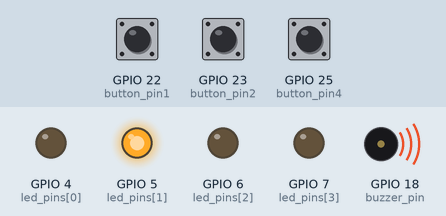
Simulated run of this program. Board: Raspberry Pi (BCM pin numbers). On the bench: output pins drawn as LEDs (lit = HIGH), buzzer (waves = sounding). The test bench sets the inputs (shaded band); at power-on: GPIO 22 (button_pin1) HIGH, GPIO 23 (button_pin2) LOW, GPIO 25 (button_pin4) LOW. Random numbers come from a fixed seed; what the program prints to the terminal is not drawn. At 3.1 s the program stops and its outputs stay as they are.

Above: at 0.15 s.
At 0.65 s:
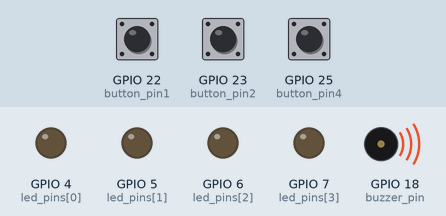
At 2.45 s:
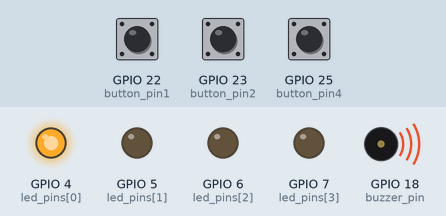
At 3.2 s:
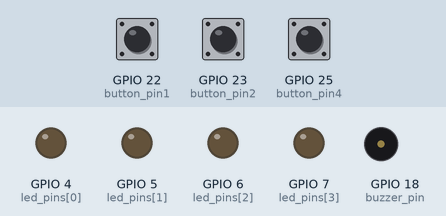
Timing chart, 0 to 4.6 s (numbered marks = the images above):
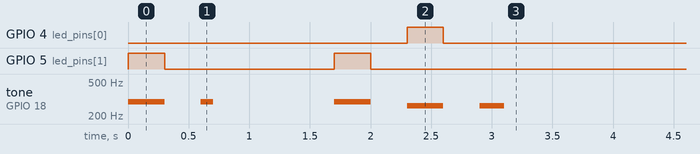

The program:

LKJmission020104.py
```python
import RPi.GPIO as GPIO
import time
import random

# GPIO 핀 설정
button_pin1 = 22
button_pin2 = 23
button_pin3 = 24
button_pin4 = 25
led_pins = [4, 5, 6, 7]
buzzer_pin = 18

# 초기화
GPIO.setwarnings(False)
GPIO.setmode(GPIO.BCM)

# LED 핀을 출력으로 설정
for pin in led_pins:
    GPIO.setup(pin, GPIO.OUT)

# 버튼 핀을 입력으로 설정
GPIO.setup(button_pin1, GPIO.IN)
GPIO.setup(button_pin2, GPIO.IN)
GPIO.setup(button_pin3, GPIO.IN)
GPIO.setup(button_pin4, GPIO.IN)

# 부저 핀을 출력으로 설정
GPIO.setup(buzzer_pin, GPIO.OUT)

# 부저의 PWM을 설정
buzzer = GPIO.PWM(buzzer_pin, 100)

# 시간과 컬러를 입력받아 소리를 재생한다.(빨간색은 262Hz, 초록색은 294Hz, 파란색은 330Hz)
def play_tone(duration, color=0):
    if color == 4:
        buzzer.ChangeFrequency(262)
    elif color == 5:
        buzzer.ChangeFrequency(294)
    elif color == 6:
        buzzer.ChangeFrequency(330)
    buzzer.start(10)
    time.sleep(duration)
    buzzer.stop()

#순서대로 LED를 켜고 소리를 낸다.
def play_sequence(sequence):
    for color in sequence:
        GPIO.output(color, GPIO.HIGH)
        play_tone(0.3, color)
        GPIO.output(color, GPIO.LOW)
        time.sleep(0.3)

def get_user_input():
    while True:
        if GPIO.input(button_pin1) == GPIO.LOW:
            return 4
        elif GPIO.input(button_pin2) == GPIO.LOW:
            return 5
        elif GPIO.input(button_pin3) == GPIO.LOW:
            return 6

def main():
    try:
        sequence = []
        while True:
            sequence.append(random.choice(led_pins)) # 랜덤으로 LED를 하나 추가한다.
            play_sequence(sequence) # 추가된 시퀀스를 재생한다.

            user_input = []
            for _ in range(len(sequence)): # 시퀀스의 길이만큼 사용자 입력을 받는다.
                button_pressed = get_user_input()
                user_input.append(button_pressed)
                play_tone(0.1)

            if user_input != sequence: # 사용자 입력이 시퀀스와 다르면 게임 종료
                print("Game Over! Your score:", len(sequence) - 1) # 점수 출력
                break

            # 4번째 버튼을 누르면 게임 종료
            if GPIO.input(button_pin4) == GPIO.LOW:
                print("강제 종료! Your score:", len(sequence) - 1) # 점수 출력

            time.sleep(1)

    except KeyboardInterrupt:
        pass
    finally:
        GPIO.cleanup()

if __name__ == "__main__":
    main()
```

Measured:
- by itself, GPIO 4 (led_pins[0]): LOW → HIGH at 2.3 s, → LOW 0.30 s later
- by itself, GPIO 5 (led_pins[1]): alternates HIGH for 0.30 s and LOW for 1.4 s, 4 changes in all, then stays LOW
- by itself, tone on GPIO 18 (buzzer_pin): plays 294 Hz for 0.30 s, 294 Hz for 0.10 s, 294 Hz for 0.30 s, 262 Hz for 0.30 s, 262 Hz for 0.20 s
